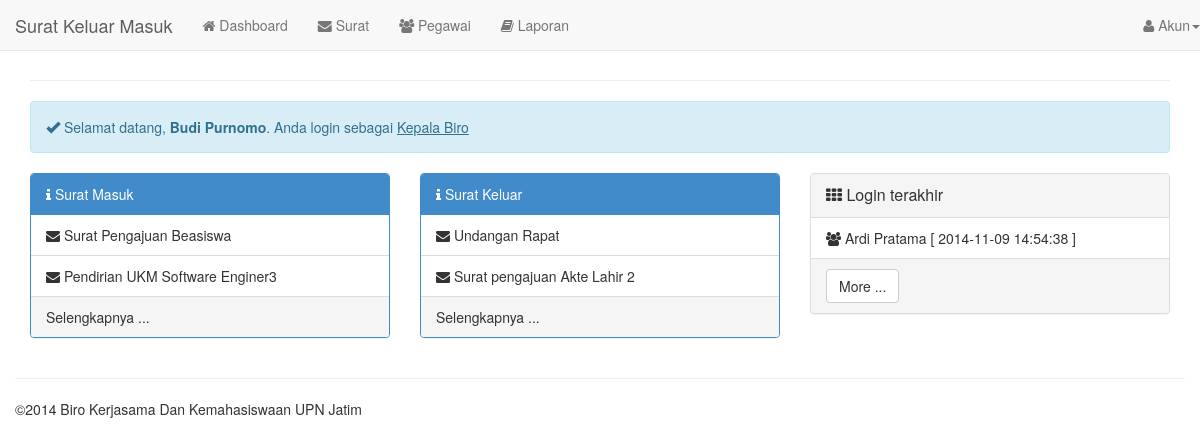
The app's page /?page=dashboard (signed in), older data.
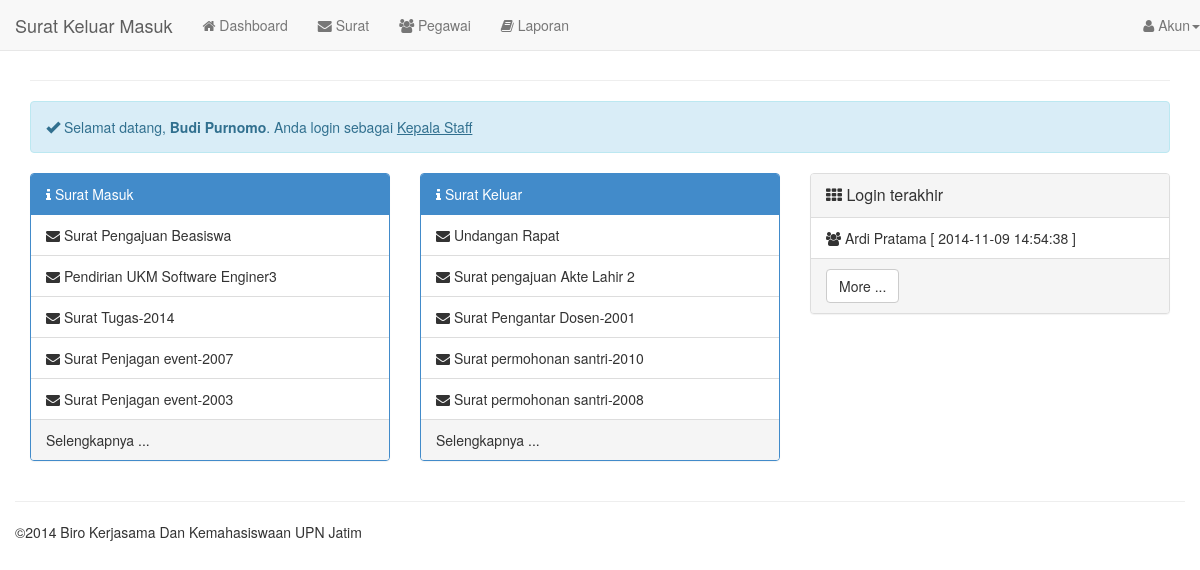
The same page, newer data.
### tables this page shows
CREATE TABLE `users` (
  `idusers` varchar(30) NOT NULL DEFAULT '',
  `password` varchar(255) DEFAULT NULL,
  `idbagian` varchar(255) DEFAULT NULL,
  PRIMARY KEY (`idusers`)
);

CREATE TABLE `pegawai` (
  `idpegawai` varchar(30) NOT NULL,
  `nama` varchar(45) DEFAULT NULL,
  `alamat` varchar(45) DEFAULT NULL,
  `kota` varchar(255) DEFAULT NULL,
  `tanggal_lahir` varchar(255) DEFAULT NULL,
  `telepon` varchar(255) DEFAULT NULL,
  `ponsel` varchar(45) DEFAULT NULL,
  `foto` varchar(255) NOT NULL DEFAULT 'nophoto.jpg',
  `delete` varchar(1) NOT NULL DEFAULT '0',
  `created_at` timestamp NULL DEFAULT CURRENT_TIMESTAMP ON UPDATE CURRENT_TIMESTAMP,
  PRIMARY KEY (`idpegawai`)
);

CREATE TABLE `bagian` (
  `idbagian` int(11) NOT NULL AUTO_INCREMENT,
  `keterangan` varchar(255) DEFAULT NULL,
  `deleted` varchar(255) NOT NULL DEFAULT '0',
  PRIMARY KEY (`idbagian`)
);

CREATE TABLE `surat` (
  `idsurat` varchar(30) NOT NULL DEFAULT '' COMMENT 'NO SURAT',
  `jenis_surat` varchar(10) DEFAULT NULL COMMENT 'Masuk / Keluar',
  `tanggal_surat` date DEFAULT NULL COMMENT 'Tanggal yang tertera pada surat',
  `perihal` text,
  `catatan` varchar(255) DEFAULT NULL COMMENT 'Sebagai catatan tambahan untuk memperjelas surat',
  `asal_surat` varchar(45) DEFAULT NULL COMMENT 'asal surat, bisa dari instansi internal atau eksternal',
  `disposisi` varchar(255) DEFAULT NULL COMMENT 'Disposisi surat',
  `kata_kunci` varchar(255) DEFAULT NULL COMMENT 'Kata kunci yang berhubungan dengan surat',
  `delete` varchar(1) DEFAULT '0' COMMENT 'DELETE = status data terdelet, 1 adalah file delete, 2 tidak delete',
  `posting` varchar(255) DEFAULT NULL COMMENT 'Di posting oleh idusers',
  `public` varchar(1) DEFAULT '0' COMMENT 'status, 1=publikasi, 0=private',
  `lampiran` varchar(255) DEFAULT NULL COMMENT 'Lampiran berupa gambar, gambar surat',
  `created_at` timestamp NOT NULL DEFAULT CURRENT_TIMESTAMP ON UPDATE CURRENT_TIMESTAMP COMMENT 'tanggal surat di insert/ update oleh sistem',
  PRIMARY KEY (`idsurat`)
);

### models.php (called while the page is built, shortened)
<?php
function get_login($tampil){
    $aktif=$_SESSION['idusers'];
    $query=mysql_query("select * from users a, pegawai b, bagian c where a.idusers=b.idpegawai and a.idusers='$aktif' and a.idbagian=c.idbagian");
    $data=mysql_fetch_array($query);
    return $data[$tampil];
}
function get_surat_row($jenis='masuk',$limit='5'){
    $query=mysql_query("select * from surat where jenis_surat='$jenis' order by created_at limit $limit");
    return $query;
}
function get_last_login(){
    $query=mysql_query("select * from login_logs a, users b ,pegawai c,bagian d where a.idusers=b.idusers and b.idusers=c.idpegawai and b.idbagian=d.idbagian order by time limit 2");
    return $query;
}
?>

### module/dashboard.php (the view, shortened to what this page needs)
<div class="row clearfix">
    <div class="col-lg-12">
        <div class="alert alert-info">
           <i class="glyphicon glyphicon-ok"></i> Selamat datang, <strong><?= get_login('nama') ?></strong>. Anda login sebagai <ins><?= get_login('keterangan') ?></ins>
        </div>
    </div>
    <div class="col-md-4">
        <div class="panel panel-primary">
            <div class="panel-heading">
                <i class="fa fa-info"></i> Surat Masuk
            </div>
                <ul class="list-group">
                <?php $data=get_surat_row('masuk','5');while($value=mysql_fetch_array($data)){?>
                    <li class="list-group-item"><i class="fa fa-envelope"></i> <?php echo $value['perihal'] ?> </li>
                <?php } ?>
                </ul>
            <div class="panel-footer">
                Selengkapnya ...
            </div>
        </div>
    </div>
    <div class="col-md-4">
        <div class="panel panel-primary">
            <div class="panel-heading">
                <i class="fa fa-info"></i> Surat Keluar
            </div>
                <ul class="list-group">
                    <?php $data=get_surat_row('keluar','5');while($value=mysql_fetch_array($data)){?>
                    <li class="list-group-item"><i class="fa fa-envelope"></i> <?php echo $value['perihal'] ?> </li>
                    <?php } ?>
                </ul>
            <div class="panel-footer">
                Selengkapnya ...
            </div>
        </div>
    </div>
    <div class="col-md-4">
            <div class="panel panel-default">
            <div class="panel-heading">
                <div class="panel-title"><i class="fa fa-th"></i> Login terakhir</div>
            </div>
                <ul class="list-group">
                    <?php $data=get_last_login();while($logs=mysql_fetch_array($data)){?>
                    <li class="list-group-item"><i class="fa fa-users"></i> <?php echo $logs['nama'] ?> [ <?php echo $logs['time']?> ]</li>
                    <?php } ?>
                </ul>
            <div class="panel-footer">
                <button class="btn btn-default">More ...</button>
            </div>
        </div>
    </div>

### header.php (shortened to what this page needs)
<!DOCTYPE html>
<html lang="en">
<head>
	<link href="css/bootstrap.min.css" rel="stylesheet"/>
	<link href="css/style.css" rel="stylesheet"/>
    <link href="css/font-awesome.min.css" rel="stylesheet" />
    <link href="css/jquery.dataTables.min.css" rel="stylesheet" />
</head>
<body>
<div class="container">
<div class="row clearfix">
		<div class="col-md-12 column">
			<nav class="navbar navbar-default navbar-fixed-top" role="navigation">
				<div class="navbar-header">
					 <div class="navbar-brand"><?php echo nama_aplikasi ?></div>
				</div>
				<div class="collapse navbar-collapse" id="bs-example-navbar-collapse-1">
					<ul class="nav navbar-nav">
                        <?php if(isset($_SESSION['login']) && $_SESSION['login']==true){?>
		                <li><a href="./?page=dashboard"><i class="fa fa-home"></i> Dashboard</a></li>
                        <li><a href="./?page=surat/index"><i class="fa fa-envelope"></i> Surat</a></li>
					    <?php if(get_login('idbagian')>=2){?>
                            <li><a href="./?page=pegawai/index"><i class="fa fa-users"></i> Pegawai</a></li>
					       <li><a href="./?page=laporan/index"><i class="fa fa-book"></i> Laporan</a></li>
					    <?php } ?>
					    <?php } ?>
                    </ul>
					<?php if(isset($_SESSION['login']) && $_SESSION['login']==true){?>
		                  <ul class="nav navbar-nav navbar-right">
    						<li class="dropdown">
    							 <a href="#" class="dropdown-toggle" data-toggle="dropdown"><i class="fa fa-user"></i> Akun<strong class="caret"></strong></a>
    						</li>
    					</ul>
					<?php } ?>
				</div>
			</nav>
		</div>
	</div>

### index.php (shortened to what this page needs)
<?php
require 'header.php';
?>
    <hr />
<?php
if (isset($_SESSION['login']) && $_SESSION['login'] == true)
{
    if (isset($_GET['page']))
    {
        require_once 'module/' . $_GET['page'] . '.php';
    }
} else
{
    require_once 'module/home.php';
}
?>
<?php
require 'footer.php';
?>

### footer.php
<hr />
	<div class="row clearfix">
		<div class="col-md-12 column">
			 &COPY;2014 Biro Kerjasama Dan Kemahasiswaan UPN Jatim
		</div>
	</div>
</div>
</body>
</html>

Row changes from the older to the newer data that the page shows:
changed users "Budi Purnomo": idbagian.keterangan "Kepala Biro" → "Kepala Staff"
added surat: perihal "Surat Tugas-2014"
added surat: perihal "Surat Penjagan event-2007"
added surat: perihal "Surat Penjagan event-2003"
added surat: perihal "Surat Pengantar Dosen-2001"
added surat: perihal "Surat permohonan santri-2010"
added surat: perihal "Surat permohonan santri-2008"
